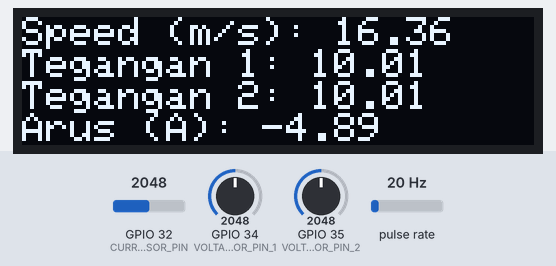
Bench run of a sketch on a simulated ESP32. On the bench: 128×32 one-colour display. Wiring (inferred from the names in the program): pulse sensor: data GPIO 14. Inputs (shaded band) come from the test bench; at power-on: pulse rate 20 Hz, GPIO 32 (CURRENT_SENSOR_PIN) = 2048, GPIO 34 (VOLTAGE_SENSOR_PIN_1) = 2048, GPIO 35 (VOLTAGE_SENSOR_PIN_2) = 2048. WiFi joins after 1.5 s; servers stay silent unless stated; the display library's start-up logo is not drawn; uploads are accepted with an empty reply; what the sketch prints to the serial monitor is not drawn.

Above: at 11.6 s.
11.7 s: pulse rate (sensor on GPIO 14) set to 4 Hz
At 22.7 s:
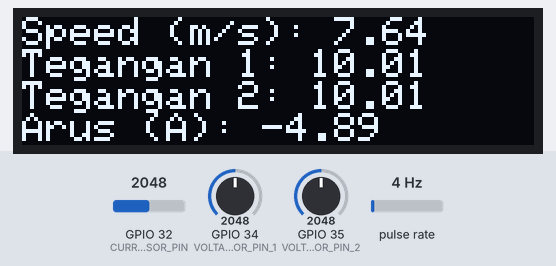
23.7 s: GPIO 32 (CURRENT_SENSOR_PIN) set to 2866
At 34.4 s:
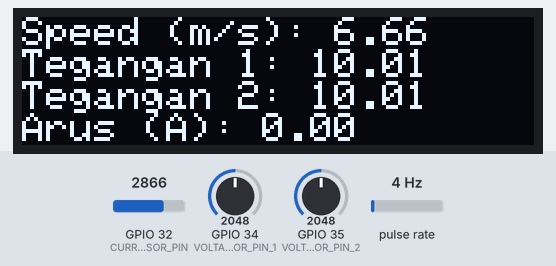
35.0 s: GPIO 34 (VOLTAGE_SENSOR_PIN_1) set to 2866
At 45.9 s:
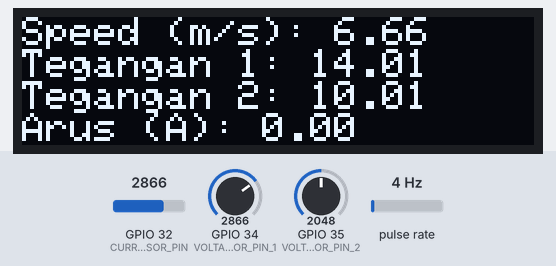
46.2 s: GPIO 35 (VOLTAGE_SENSOR_PIN_2) set to 2866
At 56.4 s:
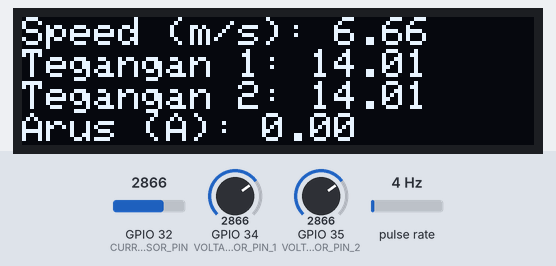
57.5 s: pulse rate (sensor on GPIO 14) set to 50 Hz
At 68.0 s:
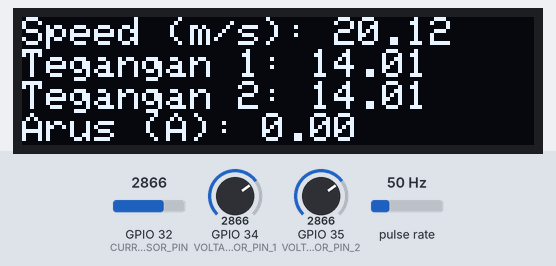
68.7 s: GPIO 34 (VOLTAGE_SENSOR_PIN_1) set to 3972
At 79.7 s:
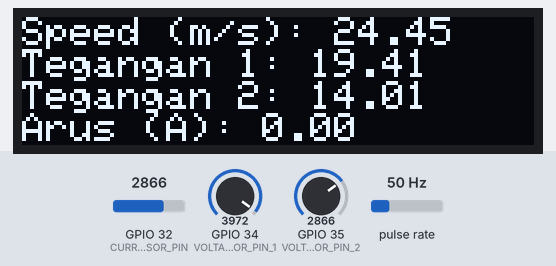
Timing chart, 0 to 81.0 s (numbered marks = the images above; inputs shaded):
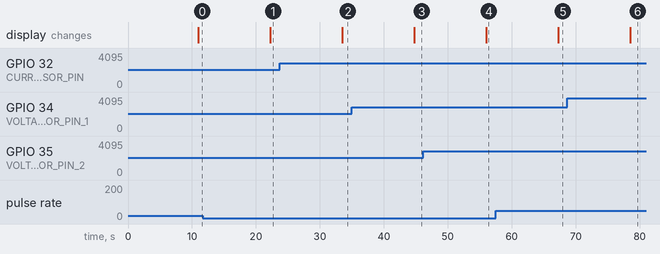

Measured:
- after the input at 11.7 s, the display: changes after 10.6 s (image 1)
- after the input at 23.7 s, the display: changes after 9.8 s (image 2)
- after the input at 35.0 s, the display: changes after 9.8 s (image 3)
- after the input at 46.2 s, the display: changes after 9.8 s (image 4)
- after the input at 57.5 s, the display: changes after 9.8 s (image 5)
- after the input at 68.7 s, the display: changes after 9.8 s (image 6)

The sketch:

Arduino.ino
```cpp
#include <WiFi.h>
#include <HTTPClient.h>
#include <Adafruit_GFX.h>
#include <Adafruit_SSD1306.h>
#include <Wire.h>
#define SCREEN_WIDTH 128
#define SCREEN_HEIGHT 32
#define OLED_RESET -1
Adafruit_SSD1306 display(SCREEN_WIDTH, SCREEN_HEIGHT, &Wire, OLED_RESET);
#define VOLTAGE_SENSOR_PIN_1 34
#define VOLTAGE_SENSOR_PIN_2 35
#define CURRENT_SENSOR_PIN 32
float voltage = 0;
float current = 0;
float offset = 4.9;
#define WIFI_SSID "FELIX.co"
#define WIFI_PASSWORD "felix0000"
// Anemometer Parameters
volatile byte rpmcount = 0;
volatile unsigned long last_micros = 0;
unsigned long timeold = 0;
const unsigned long timemeasure = 10;
int countThing = 0;
const int GPIO_pulse = 14;
float rpm = 0.0, rotasi_per_detik = 0.0;
float kecepatan_kilometer_per_jam = 0.0;
float kecepatan_meter_per_detik = 0.0;
volatile boolean flag = false;

// Firebase
#define API_KEY "AIzaSyBhfIPnCc5rYYVRA597ua0sa-YgEzNGCXo"
#define DATABASE_URL "https://turbine-8daf7-default-rtdb.asia-southeast1.firebasedatabase.app/"

void IRAM_ATTR rpm_anemometer() {
  flag = true;
}

void setup() {
  pinMode(GPIO_pulse, INPUT_PULLUP);
  Serial.begin(115200);
  int calibrationValue = analogRead(CURRENT_SENSOR_PIN);
  // Initialize OLED for 128x32 display
  if(!display.begin(SSD1306_SWITCHCAPVCC, 0x3C)) {
    Serial.println(F("SSD1306 allocation failed"));
    for(;;);
  }
  display.display();
  delay(2000);
  display.clearDisplay();

  // Connect to Wi-Fi
  WiFi.begin(WIFI_SSID, WIFI_PASSWORD);
  Serial.print("Connecting to Wi-Fi");
  while (WiFi.status() != WL_CONNECTED) {
    Serial.print(".");
    delay(300);
  }
  Serial.println();
  Serial.println("Connected to Wi-Fi");

  // Start anemometer interrupt
  attachInterrupt(digitalPinToInterrupt(GPIO_pulse), rpm_anemometer, RISING);
}

void loop() {
  if (flag == true) {
    if (long(micros() - last_micros) >= 5000) {
      rpmcount++;
      last_micros = micros();
    }
    flag = false;
  }

  if ((millis() - timeold) >= timemeasure * 1000) {
    countThing++;
    detachInterrupt(digitalPinToInterrupt(GPIO_pulse));
    rotasi_per_detik = float(rpmcount) / float(timemeasure);
    kecepatan_meter_per_detik = ((-0.0181 * (rotasi_per_detik * rotasi_per_detik)) + (1.3859 * rotasi_per_detik) + 1.4055);
    if (kecepatan_meter_per_detik <= 1.5) {
      kecepatan_meter_per_detik = 0.0;
    }
    kecepatan_kilometer_per_jam = kecepatan_meter_per_detik * 3.6;

    int sensorValue1 = analogRead(VOLTAGE_SENSOR_PIN_1);
    float tegangan_baterai_1 = sensorValue1 * (5.0 / 1023.0);

    int sensorValue2 = analogRead(VOLTAGE_SENSOR_PIN_2);
    float tegangan_baterai_2 = sensorValue2 * (5.0 / 1023.0);
    int sensorValue = analogRead(CURRENT_SENSOR_PIN);
    voltage = sensorValue * (3.3 / 4095.0);
    current = (voltage - 1.65) / 0.032;
    current -= offset;

  //float arus_sensor = (currentSensorValue * (5.0 / 1023.0))-offset;  // Mengurangi offset dari hasil pembacaan
  //float arus_sensor = (currentSensorValue * (5.0 / 4095.0))-offset;  // Mengurangi offset dari hasil pembacaan
  //float arus_sensor = ((currentSensorValue -2500.0)/40.0)-offset;  // Mengurangi offset dari hasil pembacaan
  //float arus_baterai = arus_sensor;  // Nilai arus dalam Ampere
  //Serial.print("TEssssssssssssss  ");
  //Serial.print(arus_baterai);

  // Jika arus negatif atau terlalu kecil, set ke 0
  if(current > 6){
    current = 0;
  }

  Serial.print("Current: ");
  Serial.print(current);
  Serial.println(" A");
  delay(1000);
    // Display data on OLED 128x32
    display.clearDisplay();
    display.setTextSize(1);
    display.setTextColor(SSD1306_WHITE);
    display.setCursor(0, 0);

    display.print("Speed (m/s): ");
    display.println(kecepatan_meter_per_detik);

    display.print("Tegangan 1: ");
    display.println(tegangan_baterai_1);

    display.print("Tegangan 2: ");
    display.println(tegangan_baterai_2);

    display.print("Arus (A): ");
    display.println(current);

    display.display();

    Serial.println();
    Serial.print("rotasi_per_detik=");
    Serial.print(rotasi_per_detik);
    Serial.print("   kecepatan_meter_per_detik=");
    Serial.print(kecepatan_meter_per_detik);
    Serial.print("   kecepatan_kilometer_per_jam=");
    Serial.print(kecepatan_kilometer_per_jam);
    Serial.print("   tegangan_baterai_1=");
    Serial.print(tegangan_baterai_1);
    Serial.print("   tegangan_baterai_2=");
    Serial.print(tegangan_baterai_2);
    /*Serial.print("   arus_baterai (A)=");
    Serial.println(arus_baterai);
    Serial.print("   crrent");
    Serial.println(currentSensorValue);
    */

    if (countThing == 1) {
      Serial.println("Sending data to server");
      sendDataToFirebase(rotasi_per_detik, kecepatan_meter_per_detik, kecepatan_kilometer_per_jam, tegangan_baterai_1, tegangan_baterai_2, current);
      countThing = 0;
    }
    timeold = millis();
    rpmcount = 0;
    attachInterrupt(digitalPinToInterrupt(GPIO_pulse), rpm_anemometer, RISING);
  }
}

void sendDataToFirebase(float rotasi_per_detik, float kecepatan_meter_per_detik, float kecepatan_kilometer_per_jam, float tegangan_baterai_1, float tegangan_baterai_2, float current) {
  if (WiFi.status() == WL_CONNECTED) {
    HTTPClient http;

    // URL Firebase dengan kunci API
    String url_baterai = String(DATABASE_URL) + "/data_baterai.json?auth=" + API_KEY;

    // Debugging: cetak URL untuk memastikan benar
    Serial.println("Sending data to: " + url_baterai);

    http.begin(url_baterai);
    http.addHeader("Content-Type", "application/json");

    // JSON
    String jsonPayloadBaterai = "{\"rotasi_per_detik\":" + String(rotasi_per_detik) + ",\"kecepatan_meter_per_detik\":" + String(kecepatan_meter_per_detik) + ",\"kecepatan_kilometer_per_jam\":" + String(kecepatan_kilometer_per_jam) + ",\"tegangan_baterai_1\":" + String(tegangan_baterai_1) + ",\"tegangan_baterai_2\":" + String(tegangan_baterai_2) + ",\"current\":" + String(current) + "}";
    Serial.println("JSON Payload: " + jsonPayloadBaterai);

    int httpResponseCodeBaterai = http.POST(jsonPayloadBaterai);

    // Debugging: cetak response code untuk memastikan apa yang terjadi
    Serial.print("HTTP Response Code: ");
    Serial.println(httpResponseCodeBaterai);

    if (httpResponseCodeBaterai > 0) {
      String responseBaterai = http.getString();
      Serial.println("Data berhasil dikirim ke Firebase");
      Serial.println("Response: " + responseBaterai);
    } else {
      Serial.println("Gagal mengirim data ke Firebase");
      Serial.println("Error code: " + String(httpResponseCodeBaterai));
    }

    http.end();
  } else {
    Serial.println("Koneksi WiFi terputus, tidak dapat mengirim data ke Firebase.");
  }
}
```
